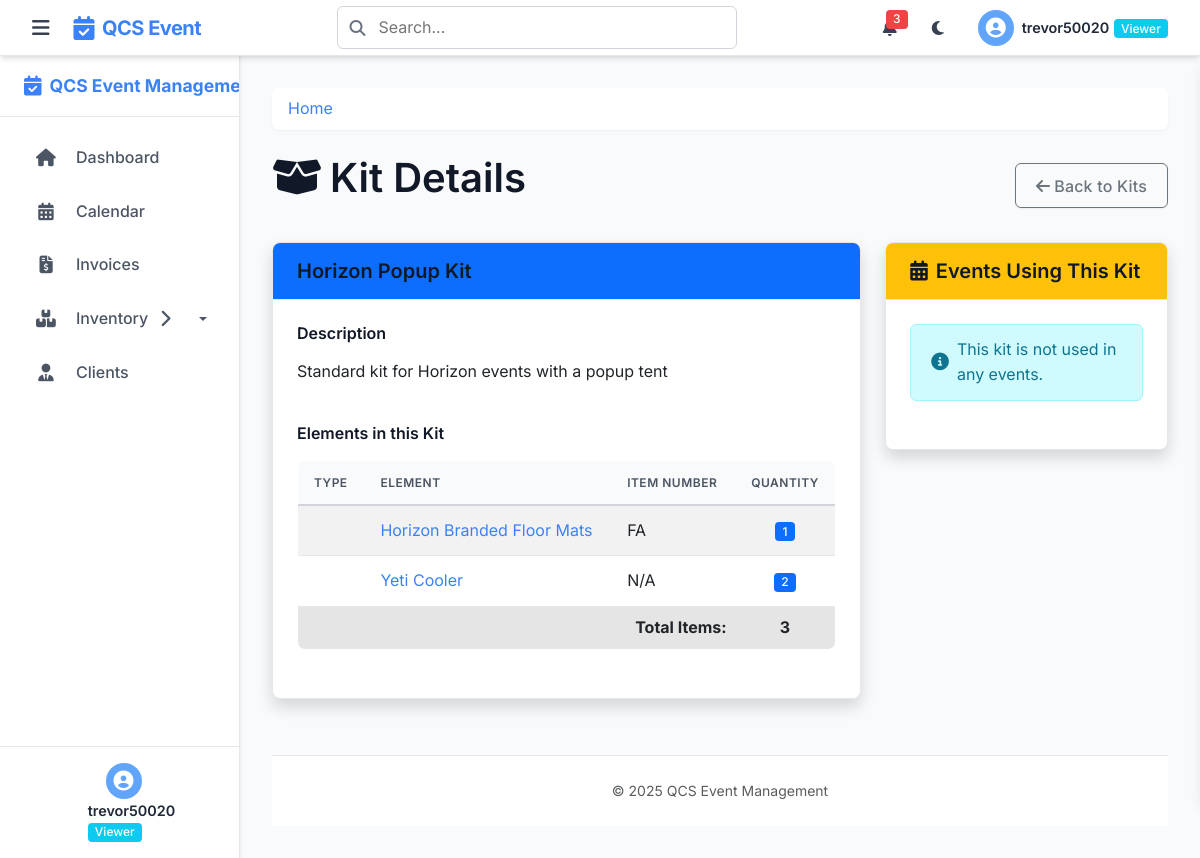
Page /kits/2 (signed in) on the committed database.
### tables this page shows
CREATE TABLE kits (
    kit_id INTEGER PRIMARY KEY AUTOINCREMENT,
    kit_name TEXT NOT NULL UNIQUE,
    description TEXT
);

CREATE TABLE kit_elements (
    kit_id INTEGER NOT NULL,
    element_id INTEGER NOT NULL,
    quantity INTEGER NOT NULL CHECK (quantity > 0),
    PRIMARY KEY (kit_id, element_id),
    FOREIGN KEY (kit_id) REFERENCES kits(kit_id),
    FOREIGN KEY (element_id) REFERENCES elements(element_id)
);

CREATE TABLE elements (
    element_id INTEGER PRIMARY KEY AUTOINCREMENT,
    type_id INTEGER NOT NULL,
    item_description TEXT NOT NULL,
    item_number TEXT,  -- Can be NULL if no item number is assigned
    quantity INTEGER NOT NULL CHECK (quantity >= 0),
    location TEXT NOT NULL,
    is_kit_component BOOLEAN DEFAULT 0, -- 0 for false, 1 for true.
    FOREIGN KEY (type_id) REFERENCES element_types(type_id)
);

### app.py (the view)
@app.route('/kits/<int:kit_id>')
@login_required
def view_kit(kit_id):
    db = get_db()
    kit = db.execute('SELECT * FROM kits WHERE kit_id = ?', (kit_id,)).fetchone()
    if not kit: abort(404)
    kit_elements = db.execute(
        '''SELECT e.element_id, e.item_number, e.item_description, ke.quantity
           FROM elements e
           JOIN kit_elements ke ON e.element_id = ke.element_id
           WHERE ke.kit_id = ?''', (kit_id,)
    ).fetchall()
    event_usage = db.execute(
        '''SELECT COUNT(ek.event_id) as count
           FROM event_kits ek
           WHERE ek.kit_id = ?''', (kit_id,)
    ).fetchone()['count']
    return render_template('view_kit.html', kit=kit, elements=kit_elements, event_usage=event_usage)

### helpers.py (called while the page is built)
def get_db():
    if 'db' not in g:
        g.db = sqlite3.connect(
            current_app.config['DATABASE'],
            detect_types=sqlite3.PARSE_DECLTYPES
        )
        g.db.row_factory = sqlite3.Row
    return g.db

def login_required(f):
    @wraps(f)
    def decorated_function(*args, **kwargs):
        if 'user_id' not in session:
            flash('Please log in first', 'warning')
            return redirect(url_for('login'))
        return f(*args, **kwargs)
    return decorated_function

### templates/view_kit.html (shortened to what this page needs)
{% extends 'layout.html' %}
{% block content %}
<div class="d-flex justify-content-between align-items-center mb-4">
    <h1><i class="fas fa-box-open me-2"></i>Kit Details</h1>
    <div>
        <a href="{{ url_for('kits') }}" class="btn btn-outline-secondary">
            <i class="fas fa-arrow-left me-1"></i>Back to Kits
        </a>
    </div>
</div>
<div class="row">
    <div class="col-lg-8">
        <div class="card shadow mb-4">
            <div class="card-header bg-primary text-white">
                <h5 class="mb-0">{{ kit.kit_name }}</h5>
            </div>
            <div class="card-body">
                <div class="row mb-4">
                    <div class="col-md-12">
                        <h6>Description</h6>
                        <p>{{ kit.description or 'No description available.' }}</p>
                    </div>
                </div>
                <h6>Elements in this Kit</h6>
                {% if elements %}
                <div class="table-responsive">
                    <table class="table table-striped">
                        <thead>
                            <tr>
                                <th>Type</th>
                                <th>Element</th>
                                <th>Item Number</th>
                                <th class="text-center">Quantity</th>
                            </tr>
                        </thead>
                        <tbody>
                            {% for element in elements %}
                            <tr>
                                <td>{{ element.type_name }}</td>
                                <td>
                                    <a href="{{ url_for('view_element', element_id=element.element_id) }}">
                                        {{ element.item_description }}
                                    </a>
                                </td>
                                <td>{{ element.item_number or 'N/A' }}</td>
                                <td class="text-center">
                                    <span class="badge bg-primary">{{ element.quantity }}</span>
                                </td>
                            </tr>
                            {% endfor %}
                        </tbody>
                        <tfoot>
                            <tr class="table-active">
                                <th colspan="3" class="text-end">Total Items:</th>
                                <th class="text-center">{{ elements|sum(attribute='quantity') }}</th>
                            </tr>
                        </tfoot>
                    </table>
                </div>
                {% endif %}
            </div>
        </div>
    </div>
    <div class="col-lg-4">
        <div class="card shadow mb-4">
            <div class="card-header bg-warning text-white">
                <h5 class="mb-0"><i class="fas fa-calendar-alt me-2"></i>Events Using This Kit</h5>
            </div>
            <div class="card-body">
                {% if events %}
                <div class="list-group">
                    {% for event in events %}
                    <a href="{{ url_for('view_event', event_id=event.event_id) }}" class="list-group-item list-group-item-action">
                        <div class="d-flex w-100 justify-content-between">
                            <h6 class="mb-1">{{ event.event_name }}</h6>
                            <span class="badge bg-primary">{{ event.quantity }} units</span>
                        </div>
                        <small>
                            {{ event.event_date }} |
                            <span class="badge bg-secondary">
                                {{ event.client_name or 'No client' }}
                            </span>
                        </small>
                    </a>
                    {% endfor %}
                </div>
                {% else %}
                <div class="alert alert-info">
                    <i class="fas fa-info-circle me-2"></i>This kit is not used in any events.
                </div>
                {% endif %}
            </div>
        </div>
    </div>
</div>
{% endblock %}

### rows in the picture
kits: kit_name "Horizon Popup Kit", description "Standard kit for Horizon events with a popup tent"
kit_elements: item_description "Horizon Branded Floor Mats", item_number "FA", quantity "1"
kit_elements: item_description "Yeti Cooler", item_number "N/A", quantity "2"

### other values in the picture
{{ session.username }} "trevor50020"
{{ elements|sum(attribute='quantity') }} "3"
